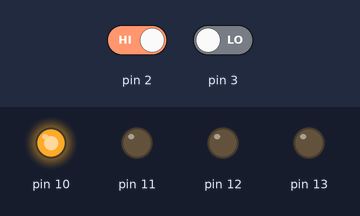
This sketch was run on a simulated Arduino Uno, built with avr-gcc and run on an emulated ATmega328P. Parts: output pins drawn as LEDs (lit = HIGH). The test bench sets the inputs (shaded band); at power-on: pin 2 HIGH, pin 3 LOW.

Above: at 1.2 s.
1.3 s: pin 2 driven LOW and pin 3 driven HIGH
At 1.9 s:
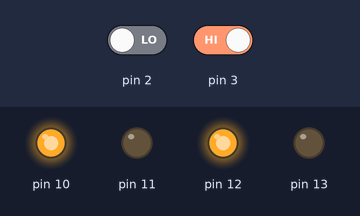
Timing chart, 0 to 4.3 s (numbered marks = the images above; inputs shaded):
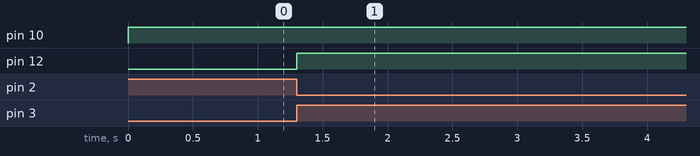

The sketch:

Wall_Follower_Robot.ino
```cpp
//*********ARK TECHNOSOLUTIONS*********//

int l,r;
void setup()
{
  pinMode(10,OUTPUT);
  pinMode(11,OUTPUT);
  pinMode(12,OUTPUT);
  pinMode(13,OUTPUT);
  pinMode(2,INPUT);
  pinMode(3,INPUT);
}
void loop()
{
  r=digitalRead(2);
  l=digitalRead(3);
  if(r==LOW && l==HIGH)
  {
    digitalWrite(10,HIGH);
    digitalWrite(11,LOW);
    digitalWrite(12,HIGH);
    digitalWrite(13,LOW);
  }
  else if(r==HIGH && l==LOW)
  {
    digitalWrite(10,HIGH);
    digitalWrite(11,LOW);
    digitalWrite(12,LOW);
    digitalWrite(13,LOW);
  }
  else if(r==LOW && l==HIGH)
  {
    digitalWrite(10,HIGH);
    digitalWrite(11,LOW);
    digitalWrite(12,LOW);
    digitalWrite(13,HIGH);
   }
 delay(100);
}

//*********ARK TECHNOSOLUTIONS*********//
```

Measured:
- after the input at 1.3 s, pin 12: LOW → HIGH at once
